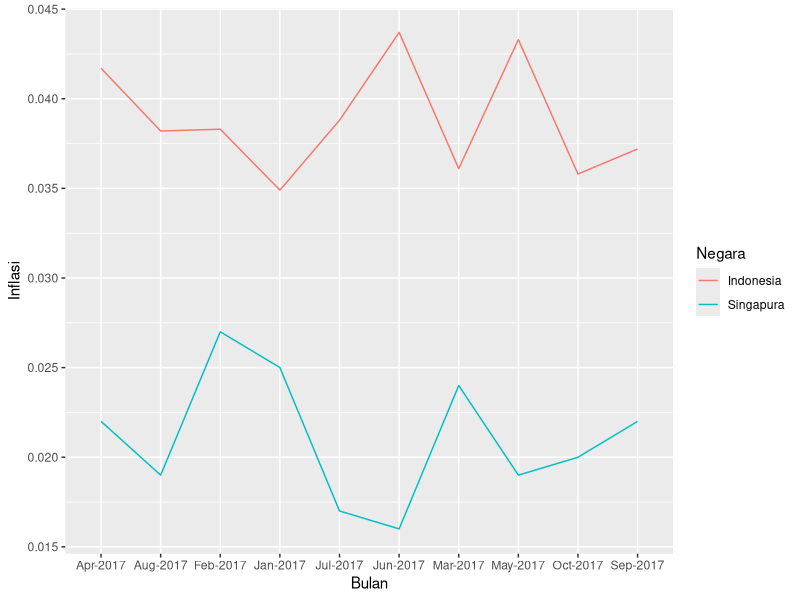
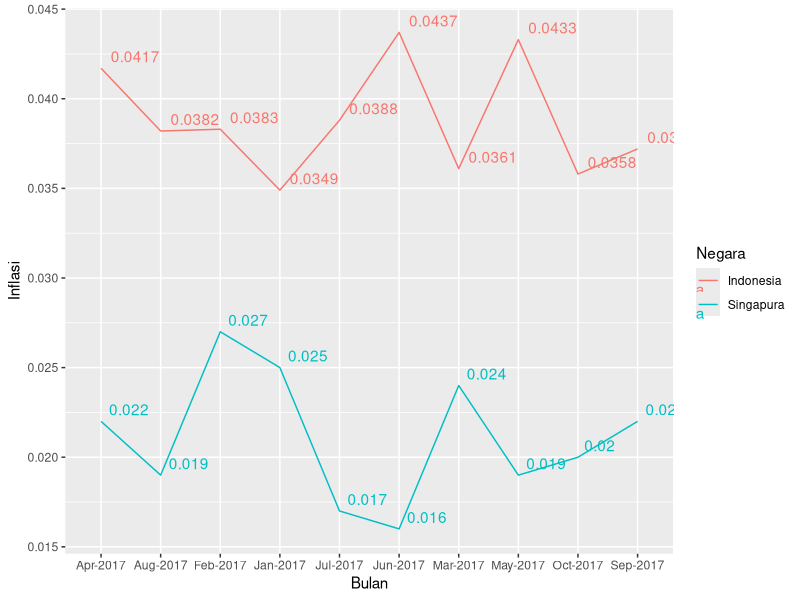

Write the R code that produced these figures, in order.
library(ggplot2)
inflasi.indo.sing <- read.csv("inflasi.csv", sep=",")
inflasi.indo.sing

#Menambahkan data dan aesthetic mapping
plot.inflasi <- ggplot(data=inflasi.indo.sing, aes(x = Bulan,  y=Inflasi,  color=Negara, group=Negara))

#Menambahkan Layer
plot.inflasi + geom_line()

#Menambahkan Layer dan labels
plot.inflasi + geom_line() + geom_text(aes(label=Inflasi),hjust=-0.2, vjust=-0.5)
